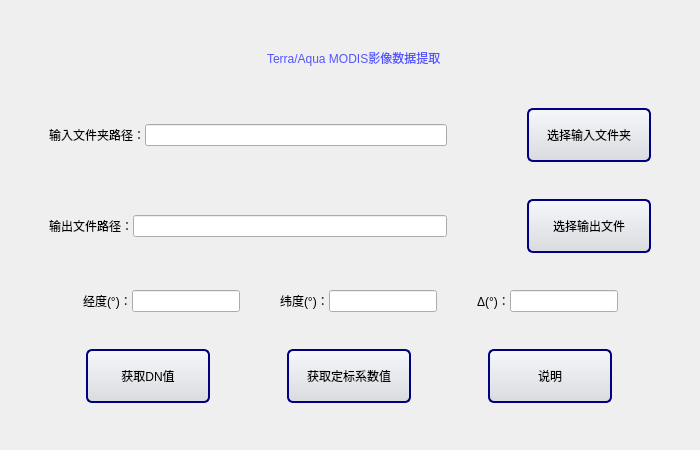
<?xml version="1.0" encoding="UTF-8"?>
<ui version="4.0">
 <class>MainWindow</class>
 <widget class="QMainWindow" name="MainWindow">
  <property name="geometry">
   <rect>
    <x>0</x>
    <y>0</y>
    <width>700</width>
    <height>450</height>
   </rect>
  </property>
  <property name="sizePolicy">
   <sizepolicy hsizetype="Fixed" vsizetype="Fixed">
    <horstretch>0</horstretch>
    <verstretch>0</verstretch>
   </sizepolicy>
  </property>
  <property name="minimumSize">
   <size>
    <width>700</width>
    <height>450</height>
   </size>
  </property>
  <property name="maximumSize">
   <size>
    <width>700</width>
    <height>450</height>
   </size>
  </property>
  <property name="windowTitle">
   <string>影像数据提取</string>
  </property>
  <property name="windowIcon">
   <iconset>
    <normaloff>../.images/3.png</normaloff>../.images/3.png</iconset>
  </property>
  <property name="styleSheet">
   <string notr="true"/>
  </property>
  <widget class="QWidget" name="centralwidget">
   <property name="styleSheet">
    <string notr="true">.QPushButton
	{
	font: 10pt &quot;宋体&quot;;
	min-width: 120px;
	min-height:50px;
	max-width: 120px;
	max-height:50px;
	border: 2px solid #8f8f91;
    border-radius: 6px;
    background-color: qlineargradient(x1: 0, y1: 0, x2: 0, y2: 1,                                        stop: 0 #f6f7fa, stop: 1 #dadbde);
border-color:navy;
    }
.QPushButton:hover
	{background-color:rgb(238,99,99)
    }
.QPushButton:pressed {
      background-color:qlineargradient(x1: 0, y1: 0, x2: 0, y2: 1,                                        stop: 0 #dadbde, stop: 1 #f6f7fa);
  }

.QLabel{
font: 12pt &quot;宋体&quot;;
}
</string>
   </property>
   <layout class="QVBoxLayout" name="verticalLayout">
    <property name="spacing">
     <number>0</number>
    </property>
    <item>
     <layout class="QHBoxLayout" name="horizontalLayout_5">
      <item>
       <spacer name="horizontalSpacer_11">
        <property name="orientation">
         <enum>Qt::Horizontal</enum>
        </property>
        <property name="sizeHint" stdset="0">
         <size>
          <width>40</width>
          <height>20</height>
         </size>
        </property>
       </spacer>
      </item>
      <item>
       <widget class="QLabel" name="label_7">
        <property name="text">
         <string/>
        </property>
        <property name="pixmap">
         <pixmap>../.images/alpha.png</pixmap>
        </property>
       </widget>
      </item>
      <item>
       <widget class="QLabel" name="label_6">
        <property name="maximumSize">
         <size>
          <width>500</width>
          <height>25</height>
         </size>
        </property>
        <property name="styleSheet">
         <string notr="true">font: 75 16pt &quot;微软雅黑&quot;;</string>
        </property>
        <property name="text">
         <string>&lt;html&gt;&lt;head/&gt;&lt;body&gt;&lt;p&gt;&lt;span style=&quot; color:#5555ff;&quot;&gt;Terra/Aqua MODIS影像数据提取&lt;/span&gt;&lt;/p&gt;&lt;/body&gt;&lt;/html&gt;</string>
        </property>
       </widget>
      </item>
      <item>
       <spacer name="horizontalSpacer_12">
        <property name="orientation">
         <enum>Qt::Horizontal</enum>
        </property>
        <property name="sizeHint" stdset="0">
         <size>
          <width>40</width>
          <height>20</height>
         </size>
        </property>
       </spacer>
      </item>
     </layout>
    </item>
    <item>
     <layout class="QHBoxLayout" name="horizontalLayout">
      <item>
       <spacer name="horizontalSpacer_3">
        <property name="orientation">
         <enum>Qt::Horizontal</enum>
        </property>
        <property name="sizeType">
         <enum>QSizePolicy::Fixed</enum>
        </property>
        <property name="sizeHint" stdset="0">
         <size>
          <width>40</width>
          <height>20</height>
         </size>
        </property>
       </spacer>
      </item>
      <item>
       <widget class="QLabel" name="label">
        <property name="text">
         <string>输入文件夹路径：</string>
        </property>
       </widget>
      </item>
      <item>
       <widget class="QLineEdit" name="lineEdit_in_dir"/>
      </item>
      <item>
       <spacer name="horizontalSpacer_2">
        <property name="orientation">
         <enum>Qt::Horizontal</enum>
        </property>
        <property name="sizeType">
         <enum>QSizePolicy::Fixed</enum>
        </property>
        <property name="sizeHint" stdset="0">
         <size>
          <width>80</width>
          <height>20</height>
         </size>
        </property>
       </spacer>
      </item>
      <item>
       <widget class="QPushButton" name="pushButton_in_dir">
        <property name="text">
         <string>选择输入文件夹</string>
        </property>
       </widget>
      </item>
      <item>
       <spacer name="horizontalSpacer_5">
        <property name="orientation">
         <enum>Qt::Horizontal</enum>
        </property>
        <property name="sizeType">
         <enum>QSizePolicy::Fixed</enum>
        </property>
        <property name="sizeHint" stdset="0">
         <size>
          <width>40</width>
          <height>20</height>
         </size>
        </property>
       </spacer>
      </item>
     </layout>
    </item>
    <item>
     <layout class="QHBoxLayout" name="horizontalLayout_2">
      <item>
       <spacer name="horizontalSpacer_4">
        <property name="orientation">
         <enum>Qt::Horizontal</enum>
        </property>
        <property name="sizeType">
         <enum>QSizePolicy::Fixed</enum>
        </property>
        <property name="sizeHint" stdset="0">
         <size>
          <width>40</width>
          <height>20</height>
         </size>
        </property>
       </spacer>
      </item>
      <item>
       <widget class="QLabel" name="label_2">
        <property name="text">
         <string>输出文件路径：</string>
        </property>
       </widget>
      </item>
      <item>
       <widget class="QLineEdit" name="lineEdit_out_file"/>
      </item>
      <item>
       <spacer name="horizontalSpacer">
        <property name="orientation">
         <enum>Qt::Horizontal</enum>
        </property>
        <property name="sizeType">
         <enum>QSizePolicy::Fixed</enum>
        </property>
        <property name="sizeHint" stdset="0">
         <size>
          <width>80</width>
          <height>20</height>
         </size>
        </property>
       </spacer>
      </item>
      <item>
       <widget class="QPushButton" name="pushButton_out_file">
        <property name="text">
         <string>选择输出文件</string>
        </property>
       </widget>
      </item>
      <item>
       <spacer name="horizontalSpacer_6">
        <property name="orientation">
         <enum>Qt::Horizontal</enum>
        </property>
        <property name="sizeType">
         <enum>QSizePolicy::Fixed</enum>
        </property>
        <property name="sizeHint" stdset="0">
         <size>
          <width>40</width>
          <height>20</height>
         </size>
        </property>
       </spacer>
      </item>
     </layout>
    </item>
    <item>
     <layout class="QHBoxLayout" name="horizontalLayout_4">
      <item>
       <spacer name="horizontalSpacer_7">
        <property name="orientation">
         <enum>Qt::Horizontal</enum>
        </property>
        <property name="sizeType">
         <enum>QSizePolicy::Expanding</enum>
        </property>
        <property name="sizeHint" stdset="0">
         <size>
          <width>37</width>
          <height>17</height>
         </size>
        </property>
       </spacer>
      </item>
      <item>
       <widget class="QLabel" name="label_3">
        <property name="text">
         <string>经度(°)：</string>
        </property>
       </widget>
      </item>
      <item>
       <widget class="QLineEdit" name="lineEdit_lon">
        <property name="alignment">
         <set>Qt::AlignCenter</set>
        </property>
       </widget>
      </item>
      <item>
       <spacer name="horizontalSpacer_9">
        <property name="orientation">
         <enum>Qt::Horizontal</enum>
        </property>
        <property name="sizeType">
         <enum>QSizePolicy::Fixed</enum>
        </property>
        <property name="sizeHint" stdset="0">
         <size>
          <width>40</width>
          <height>20</height>
         </size>
        </property>
       </spacer>
      </item>
      <item>
       <widget class="QLabel" name="label_4">
        <property name="text">
         <string>纬度(°)：</string>
        </property>
       </widget>
      </item>
      <item>
       <widget class="QLineEdit" name="lineEdit_lat">
        <property name="alignment">
         <set>Qt::AlignCenter</set>
        </property>
       </widget>
      </item>
      <item>
       <spacer name="horizontalSpacer_10">
        <property name="orientation">
         <enum>Qt::Horizontal</enum>
        </property>
        <property name="sizeType">
         <enum>QSizePolicy::Fixed</enum>
        </property>
        <property name="sizeHint" stdset="0">
         <size>
          <width>40</width>
          <height>20</height>
         </size>
        </property>
       </spacer>
      </item>
      <item>
       <widget class="QLabel" name="label_5">
        <property name="text">
         <string>Δ(°)：</string>
        </property>
       </widget>
      </item>
      <item>
       <widget class="QLineEdit" name="lineEdit_delta">
        <property name="alignment">
         <set>Qt::AlignCenter</set>
        </property>
       </widget>
      </item>
      <item>
       <spacer name="horizontalSpacer_8">
        <property name="orientation">
         <enum>Qt::Horizontal</enum>
        </property>
        <property name="sizeType">
         <enum>QSizePolicy::Expanding</enum>
        </property>
        <property name="sizeHint" stdset="0">
         <size>
          <width>37</width>
          <height>17</height>
         </size>
        </property>
       </spacer>
      </item>
     </layout>
    </item>
    <item>
     <layout class="QHBoxLayout" name="horizontalLayout_3">
      <item>
       <widget class="QPushButton" name="pushButton_cal_dn">
        <property name="text">
         <string>获取DN值</string>
        </property>
       </widget>
      </item>
      <item>
       <widget class="QPushButton" name="pushButton_cal_scales">
        <property name="text">
         <string>获取定标系数值</string>
        </property>
       </widget>
      </item>
      <item>
       <widget class="QPushButton" name="pushButton_info">
        <property name="text">
         <string>说明</string>
        </property>
       </widget>
      </item>
     </layout>
    </item>
   </layout>
  </widget>
 </widget>
 <resources/>
 <connections/>
</ui>
